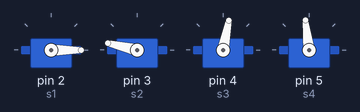
A sketch run on a simulated Arduino Uno, built with avr-gcc and run on an emulated ATmega328P. Parts: 4 × servo.

Above: at 0.05 s.
At 4.4 s:
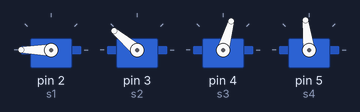
At 6.6 s:
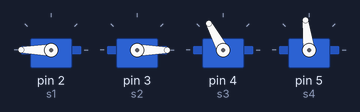
At 8.8 s:
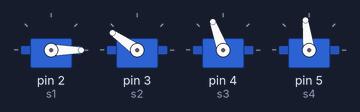
At 13.2 s:
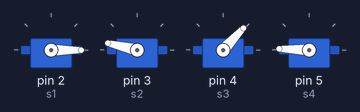
At 17.6 s:
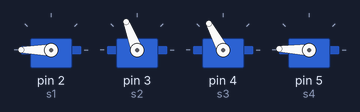
Timing chart, 0 to 20.2 s (numbered marks = the images above):
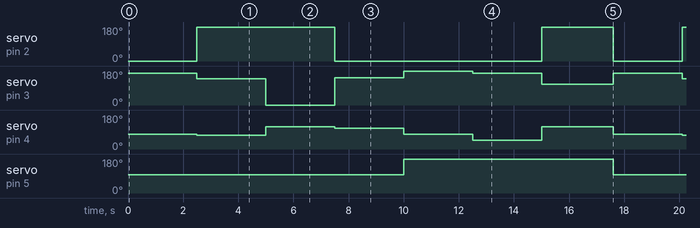

The sketch:

Codigo_fonte.ino
```cpp
#include <Servo.h>

/*#define pot1 A0
#define pot2 A1
#define pot3 A2
#define pot4 A3*/

Servo s1, s2, s3, s4;

//int angS1, angS2, angS3, angS4;
int tmp = 2500;

void setup(){
    s1.attach(2);
    s2.attach(3);
    s3.attach(4);
    s4.attach(5);
    Serial.begin(9600);
}

void loop(){
  p1();
  delay(tmp);
  p2();
  delay(tmp);
  p3();
  delay(tmp);
  p4();
  delay(tmp);
  p5();
  delay(tmp);
  p6();
  delay(tmp);
  p7();
  delay(tmp);

  delay(100);

}

/*void servoPos{
    Serial.println("-----");
    Serial.print(s1.read());
    Serial.println(" - ");
    Serial.print(s2.read());
    Serial.println(" - ");
    Serial.print(s3.read());
    Serial.println(" - ");
    Serial.print(s4.read());
    Serial.println("-----");
No Servo Motor:
110 equivale a 120 graus
79 equivale a 90 graus
47 equivale a 60 graus

} */

void p1(){ // padrao - garra fechada
    s1.write(0);
    s2.write(167);
    s3.write(79);
    s4.write(97);
}

void p2(){ // padrao - garra aberta
    s1.write(180);
    s2.write(140);
    s3.write(74);
    s4.write(97);
}

void p3(){
    s1.write(180);
    s2.write(0);
    s3.write(118);
    s4.write(97);
}

void p4(){
    s1.write(0);
    s2.write(145);
    s3.write(110);
    s4.write(97);
}

void p5(){
    s1.write(0);
    s2.write(180);
    s3.write(79);
    s4.write(178);
}

void p6(){
    s1.write(0);
    s2.write(167);
    s3.write(47);
    s4.write(178);
}

void p7(){
    s1.write(180);
    s2.write(111);
    s3.write(118);
    s4.write(178);
}
```

Measured:
- by itself, servo on pin 2 (s1): 0° → 180° at 2.5 s, → 0° 5.0 s later, → 180° 7.5 s later, → 0° 2.6 s later, … (9 changes in this stretch)
- by itself, servo on pin 3 (s2): 167° → 140° at 2.5 s, → 0° 2.5 s later, → 145° 2.5 s later, → 180° 2.5 s later, … (15 changes in this stretch)
- by itself, servo on pin 4 (s3): 79° → 74° at 2.5 s, → 118° 2.5 s later, → 110° 2.5 s later, → 79° 2.5 s later, … (15 changes in this stretch)
- by itself, servo on pin 5 (s4): alternates 178° for 7.6 s and 97° for 10.0 s
